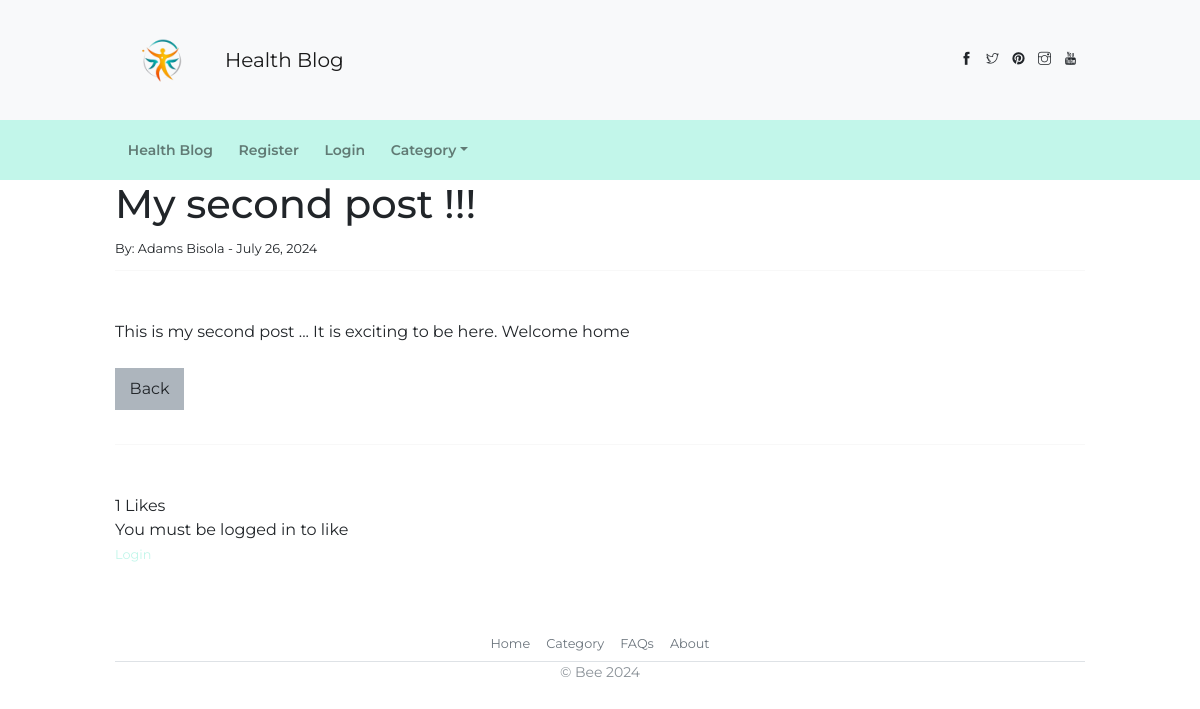
The app's page /article/2 with its own data.
### blog/models.py (models this page shows, shortened)
class Post(models.Model):
    title = models.CharField(max_length=100)
    title_tag = models.CharField(max_length=100)
    author = models.ForeignKey(User, on_delete=models.CASCADE)
    body = models.TextField()
    date_created = models.DateField(auto_now_add=True)
    category = models.CharField(max_length=100, default= 'Nutrition')
    likes = models.ManyToManyField(User, related_name='blog_posts')
    def total_likes(self):
        return self.likes.count()

### blog/views.py (the view)
# urls.py: path('article/<int:pk>', ArticleDetailView.as_view(), name='article-detail'),
class ArticleDetailView(DetailView):
    model = Post
    template_name = 'blog/article_details.html'
    def get_context_data(self, * args ,**kwargs):
        cat_menu = Category.objects.all()
        context = super(ArticleDetailView, self).get_context_data(* args ,**kwargs) #likes
        likes = get_object_or_404(Post, id=self.kwargs['pk']) #likes
        total_likes = likes.total_likes()
        liked = False
        if likes.likes.filter(id=self.request.user.id).exists():
            liked = True
        context["cat_menu"] = cat_menu
        context["total_likes"] = total_likes #likes
        context['liked'] = liked
        return context

### blog/models.py (called while the page is built)
    def __str__(self):
        return self.name

### templates/blog/article_details.html (shortened to what this page needs)
{% extends 'base.html' %}
{% block content %}
<div class="container">
    <div class="page-container">
        <div class="page-content">
    <h1>{{ post.title }} !!!</h1>
    <small>By:
        {{ post.author.first_name }}
        {{ post.author.last_name }} -
        {{ post.date_created }}
    </small><br/>
    <hr>
    <br/>
    {{ post.body|safe }}
    <br/><br/>
    <a href="{% url 'home' %}" class="btn btn-secondary">Back</a>
    <br><br/>
    <hr>
    <br/>
    <form action="{% url 'like_post' post.pk %}" method="POST">
    {% if user.is_authenticated %}
        {% if liked %}
            <button type="submit", name="post_id", value="{{ post.id }}", class="btn btn-danger btn-sm">Unlike</button>
        {% else %}
            <button type="submit", name="post_id", value="{{ post.id }}", class="btn btn-primary btn-sm">Like</button>
        {% endif %}
    {% else %}
         {{ total_likes }} Likes  <br>
        </a>You must be logged in to like</small><br>
        <small><a href="{% url 'login' %}">Login</a>
        {% endif %}
    </form>
{% endblock %}

### records on screen
Post: title "My second post", author.first_name "Adams", author.last_name "Bisola", date_created "July 26, 2024", body "This is my second post ... It is exciting to be here. Welcome home"

### other values on screen
{{ total_likes }} "1"
